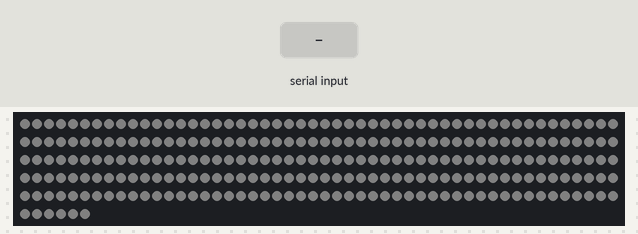
Simulated run of this program. Board: CircuitPython board. On the bench: 256 RGB LEDs in strip order, left to right, continuing on the next row. Inputs (shaded band) come from the test bench. Dim RGB values are drawn brighter than linear; what the program prints to the serial console is not drawn.

Above: at 1.2 s.

The program:

code.py
```python
import asyncio
import time
import board
import keypad
import neopixel
from messaging import Messenger

messenger = Messenger()

class Controls:
    # ... rest of your Controls class here ...
    def __init__(self):
        self.Swtch = False
        self.wait = 0.001
        self.msg = {
                    'pixel_pin':None,
                    'num_pixels':256,
                    'bright':0.5,
                    'led_RGB':(0,0,0),
                    'timeset':0.01,
                    'cmd':"off",
                    "timelimit": 5
                    }
        self.resp = {
                    'time' : time.monotonic(),
                    'message_recieved:':'NULL',
                    'error':'None',
                    'message':{},
                    'pixel_box_index':[]
                    }

def Box( wait, pixels, num_pixels, NeoPixelWidth, BlockWidth, BlockRGB, BackGroundRGB, controls):
    pixels.fill(BackGroundRGB)
    pixels.show()
    for i in range(0, num_pixels, NeoPixelWidth):
        # Turn on the LEDs in the current group
        for j in range(i, min(i + NeoPixelWidth, num_pixels)):
            pixels[j] = BlockRGB  # Set LED color
        pixels.show()
        #time.sleep(0.1)  # Delay between lighting up each group

        # Turn off the LEDs in the group that is 'BlockWidth' LEDs before the current group
        if i >= BlockWidth:
            for j in range(i - BlockWidth, i - BlockWidth + NeoPixelWidth):
                pixels[j] = BackGroundRGB  # Turn off LEDs
            pixels.show()
            #time.sleep(0.1)  # Delay between turning off each group

        time.sleep(wait)  # Add a delay between iterations

    # Additional loop to turn off the remaining LEDs
    for i in range(num_pixels - BlockWidth, num_pixels, NeoPixelWidth):
        for j in range(i, min(i + NeoPixelWidth, num_pixels)):
            pixels[j] = BackGroundRGB  # Turn off LEDs
        pixels.show()
        time.sleep(wait)  # Delay between turning off each group


def pixels_off(pixels):
    pixels.fill((0,0,0))
    pixels.show()
    #time.sleep(wait)

def set_single_led_exc(wait,pixels,led_num_index,RGB):
    pixels.fill((0,0,0))
    pixels.show()
    pixels[led_num_index] = RGB
    #pixels.show()
    time.sleep(wait)

def set_single_led_inc(wait, pixels, led_num_index, RGB):
    pixels[led_num_index] = RGB

def set_multiple_led_inc(wait,pixels,led_num_index,RGB):
    for index in led_num_index:
        pixels[index] = RGB

async def led_func(controls):
    T = True
    pixel_pin = board.A0
    num_pixels = controls.msg['num_pixels']
    timezone = 0.001

    # Handling hardware exceptions at creation time
    try:
        pixels = neopixel.NeoPixel(pixel_pin, num_pixels, brightness=0.05, auto_write=False)
    except Exception as e:
        T = False
    while T == True:
        try:
            msg = controls.msg
            num_pixels = msg.get("num_pixels", 256)
            bright = msg.get("bright", 0.5)
            timeset = msg.get("timeset", 0.01)
            timelimit = msg.get("timelimit", 5)
            cmd = msg.get("cmd", "off")
            led_num_index = msg.get("i", list(range(0,8)))
            RGB = tuple(msg.get("led_RGB", (0,0,0)))
            box_dict = msg.get("box_dict", {"num_pixels": 256, "NeoPixelWidth":8, "BlockWidth":4, "BlockRGB":(100,100,100), "BackGroundRGB":(0,0,0)})
            #pixels.brightness = bright
        except Exception as e:
            print("An error occurred while processing the message:", str(e))
            continue  # Skip to next iteration if there's an error here

        # ... rest of your loop here ...
        if controls.Swtch == True and cmd == "off":
            pixels_off(pixels)
            controls.wait = timezone

        elif controls.Swtch == True and cmd == "Box":
            Box(
                timeset,
                pixels,
                box_dict['num_pixels'],
                box_dict['NeoPixelWidth'],
                box_dict['BlockWidth'],
                box_dict['BlockRGB'],
                box_dict['BackGroundRGB'],
                controls,
                )
            controls.wait = timezone

        elif controls.Swtch == True and cmd == "xset":
            set_single_led_exc(1,pixels, led_num_index, RGB)
            controls.wait = timezone

        elif controls.Swtch == True and cmd == "iset":
            set_multiple_led_inc(1, pixels, led_num_index, RGB)
            controls.wait = timezone

        elif controls.Swtch == True and cmd == "show":
            pixels.show()
            #time.sleep(1)
            controls.wait = timezone

        elif controls.Swtch == True and cmd == "Reset_Num_LEDs":
            pixels.deinit()
            pixels = neopixel.NeoPixel(pixel_pin, num_pixels, brightness=bright, auto_write=False)
            controls.wait = timezone

        elif controls.Swtch == True and cmd == "num":
            controls.rsp
            controls.wait = timezone

        elif controls.Swtch == True and cmd == "bright":
            pixels.brightness = bright

        elif controls.Swtch == False:
            #pixels_off(pixels)
            pixels.fill((100,100,100))
            pixels.show()
            controls.wait = timezone


        await asyncio.sleep(controls.wait)

async def monitor_message(controls):
    timezone2 = 0.0001
    while True:
        try:
            msg = messenger.update()
        except Exception as e:
            print("An error occurred while receiving a message:", str(e))
            continue  # Skip to next iteration if there's an error here

        # ... rest of your loop here ...
        # Handle incoming messages
        controls.resp['time'] = time.monotonic()

        if msg:
            # We got a new message.

            # Send a response. It can by anything.
            rsp = {
                    'time' : controls.resp['time'],
                    'message' : msg,
                    'message_count' : messenger.message_count,
                    }
            controls.resp['message'] = msg
            controls.resp['message_count'] = messenger.message_count
            controls.resp['error'] = 'None'
            controls.resp['message_recieved:'] = 'Yes'
            controls.Swtch = True
            controls.msg = msg
            messenger.send(controls.resp)
            controls.resp['pixel_box_index'] = []

        elif messenger.error:
            # We have a message error - we couldn't parse the json.

            # Send error response. Again it can be anything you want
            rsp = {
                    'time' : controls.resp['time'],
                    'error': messenger.error_message,
                    }
            controls.wait = timezone2
            controls.Swtch = False
            controls.resp['message'] = {}
            controls.resp['message_recieved:'] = 'error'
            controls.resp['error'] = messenger.error_message
            messenger.send(controls.resp)
            controls.resp['pixel_box_index'] = []
        else:
            rsp = {
                    'time' : controls.resp['time'],
                    'NoMessage': 'NO MESSAGE WAS RECIEVED',
                    }
            controls.wait = timezone2
            controls.Swtch = False
            controls.resp['message'] = {}
            controls.resp['message_recieved:'] = 'No'
            controls.resp['error'] = "None"
            messenger.send(controls.resp)
            controls.resp['pixel_box_index'] = []
        await asyncio.sleep(0)

async def main():
    controls = Controls()

    message_task = asyncio.create_task(monitor_message(controls))
    animation_task2 = asyncio.create_task(led_func(controls))

    # This will run forever, because no tasks ever finish.
    await asyncio.gather(message_task, animation_task2)

try:
    asyncio.run(main())
except Exception as e:
    print("An error occurred while running the program:", str(e))
```

messaging.py
```python
import sys
import json
import usb_cdc
import supervisor

class Messenger:

    def __init__(self):
        self.buffer = []
        self.err_str = ''
        self.err_cnt = 0
        self.msg_cnt = 0

    @property
    def error(self):
        return bool(self.err_str)

    @property
    def error_message(self):
        return self.err_str

    @property
    def message_count(self):
        return self.msg_cnt

    def update(self):
        msg = False
        while supervisor.runtime.serial_bytes_available:
            byte = sys.stdin.read(1)
            if byte != '\n':
                self.buffer.append(byte)
            else:
                msg_str = ''.join(self.buffer)
                self.buffer = []
                msg = True
                break
        msg_dict = {}
        self.err_str = ''
        if msg:
            try:
                msg_dict = json.loads(msg_str)
                self.msg_cnt += 1
            except ValueError as e:
                self.err_str = str(e)
                self.err_cnt += 1
        return msg_dict

    def send(self,msg):
        print(json.dumps(msg))
```
